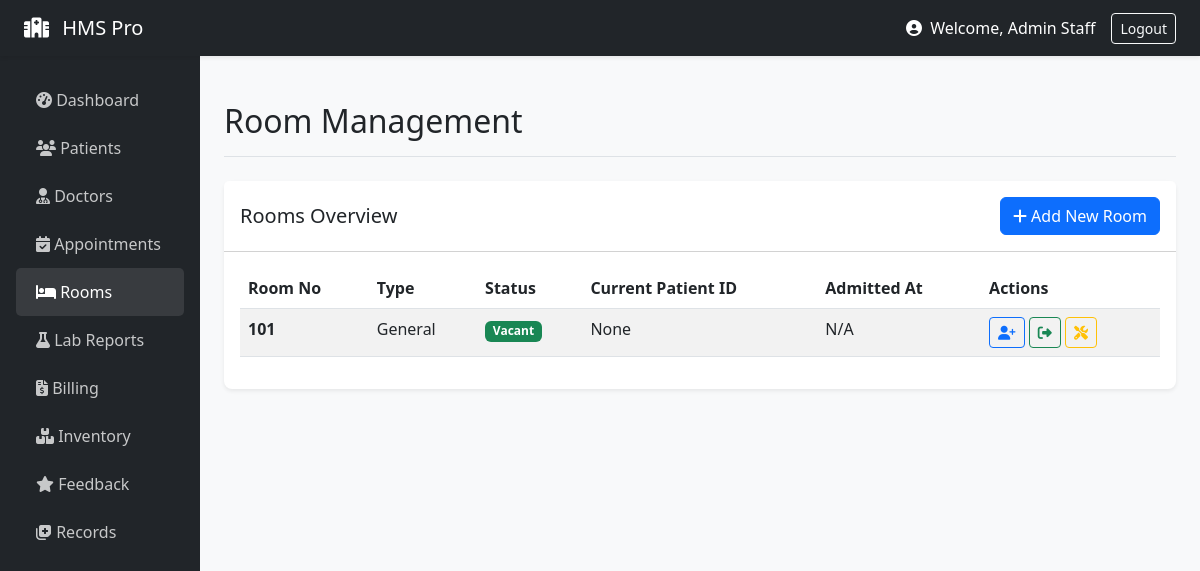
The page /staff/rooms (signed in) on the database as committed earlier.
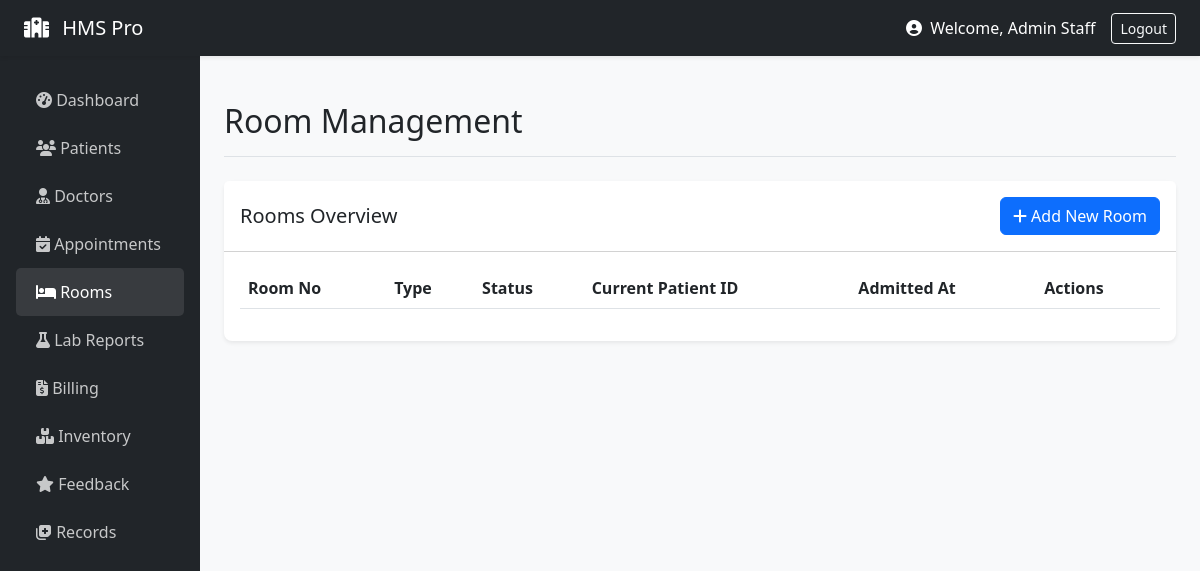
The same page on the database as committed later.
### models/__init__.py (models this page shows)
class Room(db.Model):
    id = db.Column(db.Integer, primary_key=True)
    number = db.Column(db.String(10), unique=True)
    type = db.Column(db.String(20))
    status = db.Column(db.String(20), default='Vacant')
    patient_id = db.Column(db.Integer, db.ForeignKey('user.id'))
    admitted_at = db.Column(db.DateTime)

### routes/staff.py (the view)
@staff_bp.route('/rooms', methods=['GET', 'POST'])
def rooms():
    form = RoomForm()
    if form.validate_on_submit():
        room = Room(number=form.number.data, type=form.type.data)
        db.session.add(room)
        db.session.commit()
        flash('Room added successfully', 'success')
        return redirect(url_for('staff.rooms'))
    rooms = Room.query.all()
    return render_template('rooms.html', rooms=rooms, form=form)

### models/__init__.py (called while the page is built)
@login_manager.user_loader
def load_user(user_id):
    return User.query.get(int(user_id))

### routes/staff.py (called while the page is built)
def staff_required(f):
    @wraps(f)
    def decorated_function(*args, **kwargs):
        if current_user.role != 'staff':
            flash('Staff access only', 'danger')
            return redirect(url_for('auth.login'))
        return f(*args, **kwargs)
    return decorated_function

@staff_bp.before_request
@login_required
@staff_required
def before_request():
    pass

### templates/rooms.html (shortened to what this page needs)
{% extends "base.html" %}
{% block page_title %}Room Management{% endblock %}
{% block content %}
<div class="card">
    <div class="card-header bg-white d-flex justify-content-between align-items-center py-3">
        <h5 class="mb-0">Rooms Overview</h5>
        <button type="button" class="btn btn-primary" data-bs-toggle="modal" data-bs-target="#addRoomModal">
            <i class="fas fa-plus"></i> Add New Room
        </button>
    </div>
    <div class="card-body">
        <table class="table table-striped table-hover datatable w-100">
            <thead>
                <tr>
                    <th>Room No</th>
                    <th>Type</th>
                    <th>Status</th>
                    <th>Current Patient ID</th>
                    <th>Admitted At</th>
                    <th>Actions</th>
                </tr>
            </thead>
            <tbody>
                {% for room in rooms %}
                <tr>
                    <td><strong>{{ room.number }}</strong></td>
                    <td>{{ room.type }}</td>
                    <td>
                        {% if room.status == 'Vacant' %}
                        <span class="badge bg-success">Vacant</span>
                        {% elif room.status == 'Occupied' %}
                        <span class="badge bg-danger">Occupied</span>
                        {% else %}
                        <span class="badge bg-warning text-dark">{{ room.status }}</span>
                        {% endif %}
                    </td>
                    <td>{{ room.patient_id if room.patient_id else 'None' }}</td>
                    <td>{{ room.admitted_at.strftime('%Y-%m-%d %H:%M') if room.admitted_at else 'N/A' }}</td>
                    <td>
                        <a href="#" class="btn btn-sm btn-outline-primary" title="Assign Patient"><i class="fas fa-user-plus"></i></a>
                        <a href="#" class="btn btn-sm btn-outline-success" title="Discharge"><i class="fas fa-sign-out-alt"></i></a>
                        <a href="#" class="btn btn-sm btn-outline-warning" title="Maintenance"><i class="fas fa-tools"></i></a>
                    </td>
                </tr>
                {% endfor %}
            </tbody>
        </table>
    </div>
</div>
{% endblock %}

Rows that differ between the two databases and show on the page:
removed Room: number "101", type "General", status "Vacant", patient "None", admitted_at "N/A"
